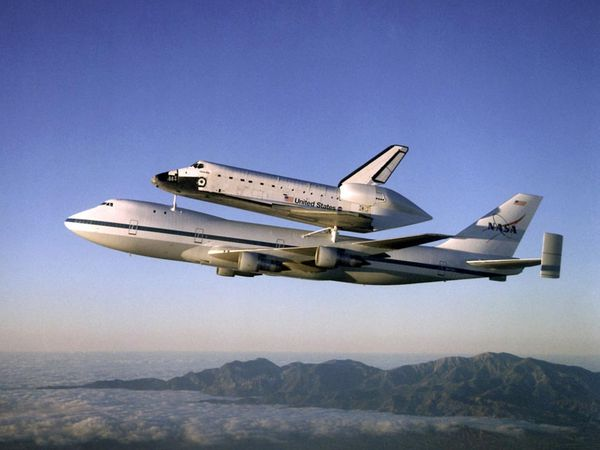
#> input picture src/shuttle.jpg, 600 x 450 px
$ python test.py
#> lines starting #> are read from the running program, lines starting #| are printed output that depends on the picture; after the words box and inside, x2 and y2 are one past the last pixel; in counts of white or black regions, pixels touching at a corner belong together
#!/usr/bin/python3.5
# Created by Eudaemon, All Rights Reserved


import cv2
import numpy as np

filename = '../src/shuttle.jpg'
img = cv2.imread(filename)
#> img is the input picture: shape (450, 600, 3); mean B, G, R 160, 125.6, 115.2
gray = cv2.cvtColor(img,cv2.COLOR_BGR2GRAY)
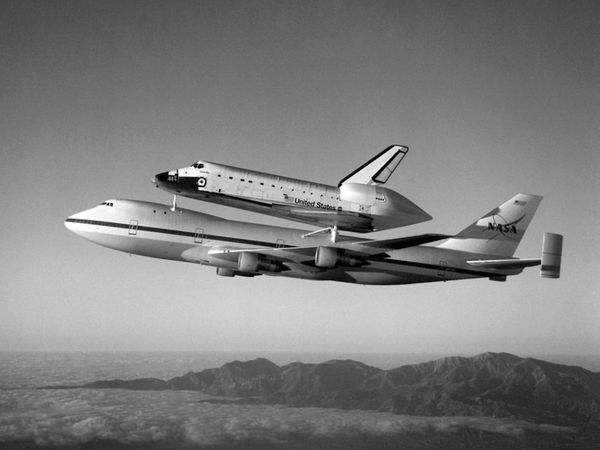
#> gray: shape (450, 600); min 0, max 255, mean 126.4

gray = np.float32(gray)
dst = cv2.cornerHarris(gray,2,3,0.02)

#result is dilated for marking the corners, not important
dst = cv2.dilate(dst,None)
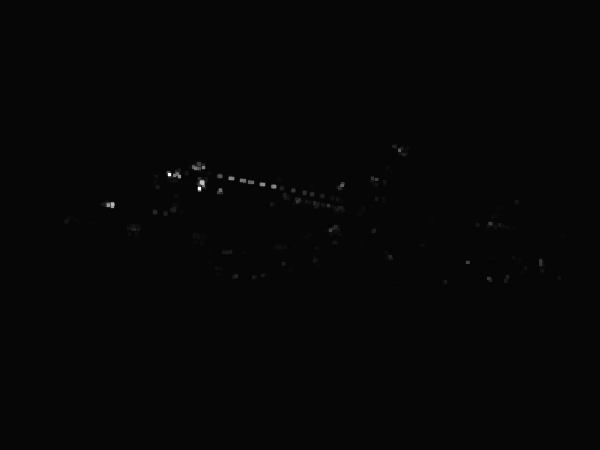
#> dst: shape (450, 600) float32; min -5028405, max 202411184, mean 254234.2; drawn with min black and max white

# Threshold for an optimal value, it may vary depending on the image.
img[dst>0.01*dst.max()]=[0,0,255]
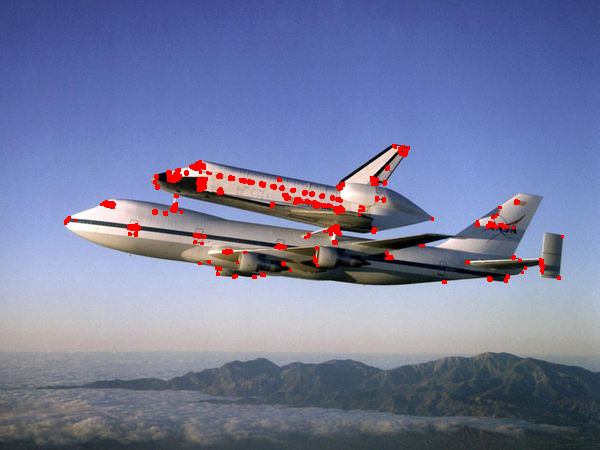
#> img: shape (450, 600, 3); 1.32% of pixels changed, all inside (x1, y1, x2, y2) = (64, 144, 564, 284)

cv2.imshow('dst',img)
if cv2.waitKey(0) & 0xff == 27:
#> (key Esc is pressed here)
    cv2.destroyAllWindows()
